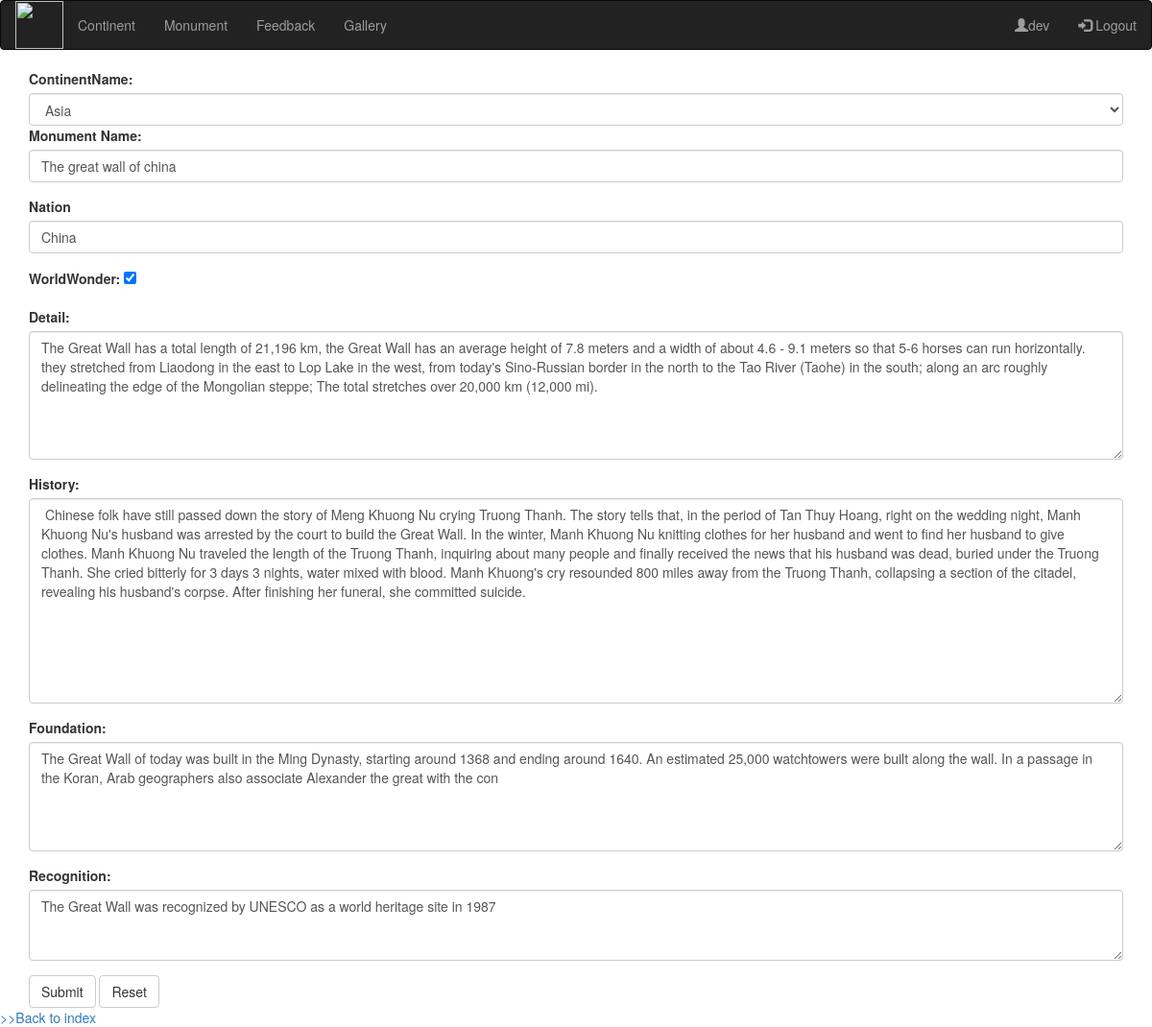
The page /edit_monument.php?monumentid=1 (signed in) on the database its author committed.
### tables this page shows
CREATE TABLE IF NOT EXISTS `monuments` (
  `monumentid` int(11) NOT NULL AUTO_INCREMENT,
  `monumentname` varchar(50) NOT NULL,
  `nation` varchar(60) NOT NULL,
  `worldwonder` varchar(3) NOT NULL,
  `detail` text NOT NULL,
  `history` text NOT NULL,
  `foundation` text NOT NULL,
  `recognition` text NOT NULL,
  `continentid` int(11) NOT NULL,
  PRIMARY KEY (`monumentid`),
  UNIQUE KEY `monumentname` (`monumentname`),
  KEY `continentid` (`continentid`),
  CONSTRAINT `monuments_ibfk_1` FOREIGN KEY (`continentid`) REFERENCES `continents` (`continentid`)
);

CREATE TABLE IF NOT EXISTS `continents` (
  `continentid` int(11) NOT NULL AUTO_INCREMENT,
  `continentname` varchar(50) NOT NULL,
  PRIMARY KEY (`continentid`),
  UNIQUE KEY `continentname` (`continentname`)
);

### lib/database.php (called while the page is built, shortened)
<?php
function db_connect(){
    $connect = mysqli_connect(DB_SERVER, DB_USER, DB_PASSWORD, DB_NAME);
    return $connect;
}
$db = db_connect();
function confirm_query_result($result){
    global $db;
    if(!$result){
        echo mysqli_error($db);
        db_disconnect($db);
        exit;
    }else {
        return $result;
    }
}
function find_all_continents(){
    global $db;
    $sql = "SELECT * FROM continents ";
    $sql .= "ORDER BY continentname";
    $result = mysqli_query($db, $sql);
    return $result;
}
function find_monuments_by_id($id){
    global $db;
    $sql = "SELECT m.*, c.continentname FROM monuments as m ";
    $sql .= "join continents as c on c.continentid = m.continentid ";
    $sql .= "WHERE m.monumentid='" . $id . "' ";
    $result = mysqli_query($db, $sql);
    $monument = mysqli_fetch_assoc($result);
    return $monument;
}
?>

### edit_monument.php (the view, shortened to what this page needs)
<?php
require_once('lib/database.php');
$error = [];
function isFormValidated(){
    global $error;
     return count($error) == 0;
}
if($_SERVER['REQUEST_METHOD'] == 'POST'){
    if (!isset($_POST['worldwonder'])) {
        $_POST['worldwonder'] = "No";
    }
    checkForm();
    if(isFormValidated()){
        $monument = [];
        $monument['monumentid'] = $_POST['monumentid'];
        $monument['monumentname'] = addslashes($_POST['monumentname']);
        $monument['continentname'] = addslashes($_POST['continentname']);
        $monument['nation'] = addslashes($_POST['nation']);
        $monument['worldwonder'] = addslashes($_POST['worldwonder']);
        $monument['detail'] = addslashes($_POST['detail']);
        $monument['history'] = addslashes($_POST['history']);
        $monument['foundation'] = addslashes($_POST['foundation']);
        $monument['recognition'] = addslashes($_POST['recognition']);
        update_monuments($monument);
        $_SESSION['edit_success'] = 'Update Successfully';
        redirect_to('index_monument.php');
    }
} else {
    $id = $_GET['monumentid'];
    $monument = find_monuments_by_id($id);
}
?>
<!DOCTYPE html>
<html lang="en">
<head>
    <link rel="stylesheet" href="bootstrap/css/bootstrap.min.css">
</head>
<body>
<?php include('share/nav_bar.php');?>
<div class="container">
    <form action='<?php echo $_SERVER['PHP_SELF'];?>'method = 'POST'>
        <div class="dropdown">
            <label for='continentname'>ContinentName:</label>
                <select name='continentname' class="form-control">
                    <?php
                        $list = find_all_continents();
                        while($continent = mysqli_fetch_assoc($list)){
                    ?>
                        <option value='<?php echo $continent['continentid']?>' <?php if ($_SERVER['REQUEST_METHOD'] == 'GET') {
                            if($continent['continentid']== $monument['continentid']) echo "selected";
                        } else {
                            if ($_POST['continentname']== $continent['continentid']) echo "selected";
                        }
                        ?>><?php echo $continent['continentname'];?></option>
                    <?php
                        }
                    ?>
               </select>
        </div>
        <div class="form-group">
            <label for='monumentname'>Monument Name:</label>
            <input type='text' class="form-control" name='monumentname' value='<?php echo isFormValidated() ? $monument['monumentname'] : $_POST['monumentname'];?>'>
        </div>
        <div class="form-group">
            <label for='nation'>Nation</label>
            <input type='text' class="form-control" name='nation' value='<?php echo isFormValidated() ? $monument['nation'] : $_POST['nation'];?>'>
        </div>
        <div class="form-group">
            <label for='worldwonder'>WorldWonder:</label>
            <input type='checkbox' name='worldwonder' value='Yes'
            <?php
                if ($_SERVER['REQUEST_METHOD'] == 'GET') {
                    if ($monument['worldwonder'] == "Yes") echo "checked";
                } else {
                    if ($_POST["worldwonder"] == "Yes") echo "checked";
                }
            ?>>
        </div>
        <div class="form-group">
            <label for='detail'>Detail:</label>
            <textarea rows="6"  class="form-control" name='detail'><?php echo isFormValidated()? $monument['detail']: $_POST['detail'] ;?></textarea>
        </div>
        <div class="form-group">
            <label for='history'>History:</label>
            <textarea rows="10"  class="form-control" name='history' ><?php echo isFormValidated()? $monument['history']: $_POST['history'] ;?></textarea>
        </div>
        <div class="form-group">
            <label for='foundation'>Foundation:</label>
            <textarea rows="5"  class="form-control" name='foundation'><?php echo isFormValidated()? $monument['foundation']: $_POST['foundation'] ;?></textarea>
        </div>
        <div class="form-group">
            <label for='recognition'>Recognition:</label>
            <textarea rows="3" class="form-control" name='recognition'><?php echo isFormValidated()? $monument['recognition']: $_POST['recognition'] ;?></textarea>
        </div>
        <input type='submit' class="btn btn-default" value='Submit'>
        <input type='reset' class="btn btn-default" value='Reset'>
    </form>
</div>
    <a href='index_monument.php'>>>Back to index</a>
</body>
</html>

### edit_monument.php (style rules this page uses)
label { font-weight: bold; }

### rows shown on the page
monuments: continentname "Asia", monumentname "The great wall of china", nation "China", worldwonder "☑", detail "The Great Wall has a total length of 21,196 km, the Great Wall has an average height of 7.8 meters and a width of about 4.6 - 9.1 meters so that 5-6 horses can run horizontally. they stretched from Liaodong in the east to Lop Lake in the west, from today's Sino-Russian border in the north to the Tao River (Taohe) in the south; along an arc roughly delineating the edge of the Mongolian steppe; The total stretches over 20,000 km (12,000 mi).", history "Chinese folk have still passed down the story of Meng Khuong Nu crying Truong Thanh. The story tells that, in the period of Tan Thuy Hoang, right on the wedding night, Manh Khuong Nu's husband was arrested by the court to build the Great Wall. In the winter, Manh Khuong Nu knitting clothes for her husband and went to find her husband to give clothes. Manh Khuong Nu traveled the length of the Truong Thanh, inquiring about many people and finally received the news that his husband was dead, buried under the Truong Thanh. She cried bitterly for 3 days 3 nights, water mixed with blood. Manh Khuong's cry resounded 800 miles away from the Truong Thanh, collapsing a section of the citadel,…", foundation "The Great Wall of today was built in the Ming Dynasty, starting around 1368 and ending around 1640. An estimated 25,000 watchtowers were built along the wall. In a passage in the Koran, Arab geographers also associate Alexander the great with the con", recognition "The Great Wall was recognized by UNESCO as a world heritage site in 1987"

### other values the page prints
$_SESSION['username'] "dev"
